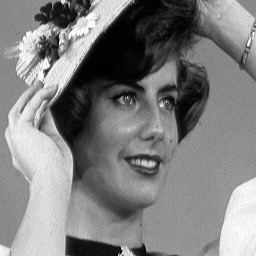
#> input picture images/femme.png, 256 x 256 px
$ python HPFandLPS.py
#> lines starting #> are read from the running program, lines starting #| are printed output that depends on the picture; after the words box and inside, x2 and y2 are one past the last pixel; in counts of white or black regions, pixels touching at a corner belong together
import cv2
import numpy as np
import matplotlib.pyplot as plt

# original image
original_image = cv2.imread('images/femme.png',0)
#> original_image is the input picture: shape (256, 256); min 0, max 255, mean 127.2

plt.imshow(original_image, cmap='gray')
plt.title('Original Image'), plt.xticks([]), plt.yticks([])
plt.axis('off')
plt.show()

# image in frequency domain
# Implement Fourier Transform to original_image
F = np.fft.fft2(original_image)
# [5 lines of commented-out code are left out]

Fshift = np.fft.fftshift(F)
plt.imshow(np.log1p(np.abs(Fshift)),
           cmap='gray')
plt.title('The spectrum of image after transforming Fourier'), plt.xticks([]), plt.yticks([])
plt.axis('off')
plt.show()
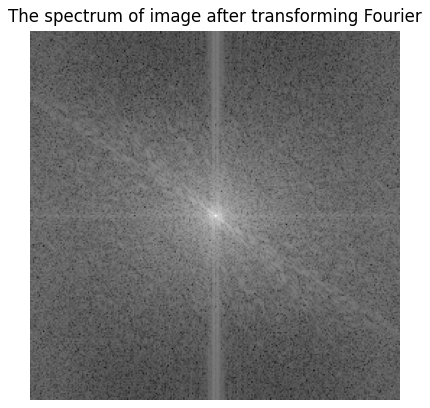
#> figure drawn by matplotlib, 1 panel


# Filter: Low pass filter
M,N = original_image.shape
#> M = 256; N = 256
H = np.zeros((M,N), dtype=np.float32)
# D0: Tần số cắt của bộ lọc, D0 càng bé, lọc càng ít tần số thấp => ảnh càng mờ so với ảnh gốc
D0 = 50

# u: 0 -> M-1
# v: 0 -> N-1
# H(u,v) = 1 if D(u,v) <= D0 else H(u,v) = 0
for u in range(M):
    for v in range(N):
        # Calculate D(u,v)
        D = np.sqrt((u-M/2)**2 + (v-N/2)**2)
        if D <= D0:
            H[u,v] = 1
        else:
            H[u,v] = 0
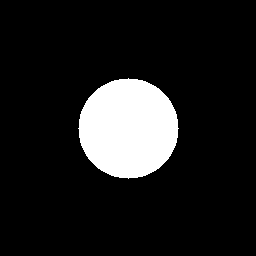
#> H: shape (256, 256) float32; values 0 (black) and 1 (white), 12% white; 1 white region, box (x1, y1, x2, y2) and area: (78, 78, 179, 179) 7845

# [28 lines of commented-out code are left out]
H = 1 - H

plt.imshow(H, cmap='gray')
plt.title('High pass filter'), plt.xticks([]), plt.yticks([])
plt.axis('off')
plt.show()
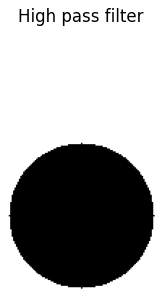
#> figure drawn by matplotlib, 1 panel

# Ideal High Pass Filtering
Gshift = Fshift * H
plt.imshow(np.log1p(np.abs(Gshift)),
           cmap='gray')
plt.title('The spectrum of image after filtering by High pass filter'), plt.xticks([]), plt.yticks([])
plt.axis('off')
plt.show()
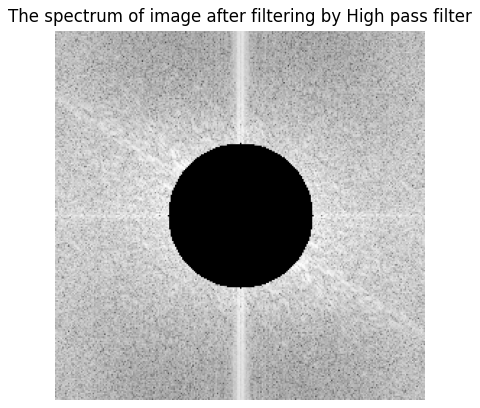
#> figure drawn by matplotlib, 1 panel

# Inverse Fourier Transform
G = np.fft.ifftshift(Gshift)
# plt.imshow(np.log1p(np.abs(G)),
#            cmap='gray')
# plt.axis('off')
# plt.show()

g = np.abs(np.fft.ifft2(G))
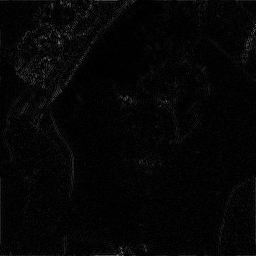
#> g: shape (256, 256) float64; min 6.18e-05, max 114.6, mean 5.6
plt.imshow(g, cmap='gray')
plt.title('The result after using High pass filter'), plt.xticks([]), plt.yticks([])
plt.axis('off')
plt.show()

$ run again, with images/cat.png copied over images/femme.png
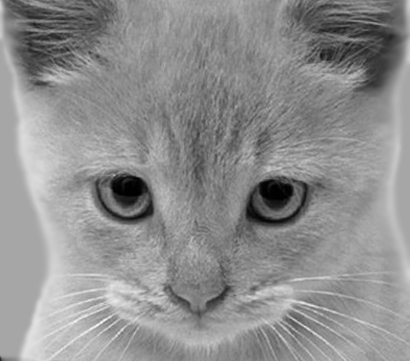
#> input picture images/cat.png, 410 x 361 px
#> original_image is the input picture: shape (361, 410); min 0, max 252, mean 142.9
#> after the loop `for u in range(M):`:
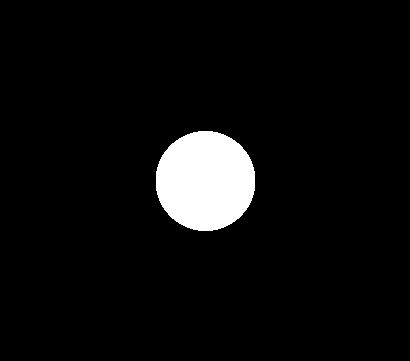
#> H: shape (361, 410) float32; values 0 (black) and 1 (white), 5.3% white; 1 white region, box (x1, y1, x2, y2) and area: (156, 131, 255, 231) 7856
#> `g = np.abs(np.fft.ifft2(G))`:
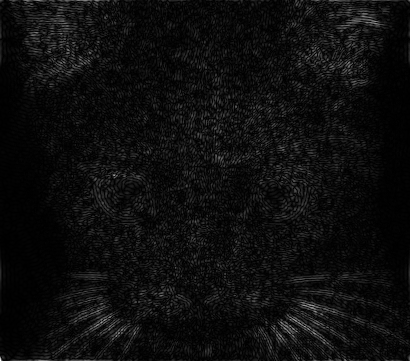
#> g: shape (361, 410) float64; min 0.00422, max 93.28, mean 5.2; drawn with min black and max white

$ run again, with images/dog.png copied over images/femme.png
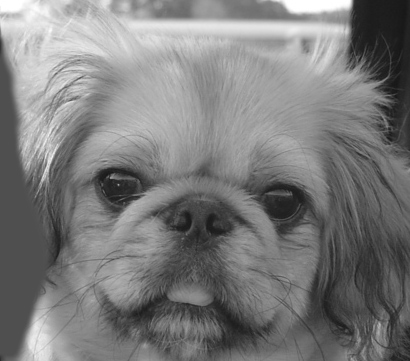
#> input picture images/dog.png, 410 x 361 px
#> original_image is the input picture: shape (361, 410); min 22, max 255, mean 123.6
#> after the loop `for u in range(M):`:
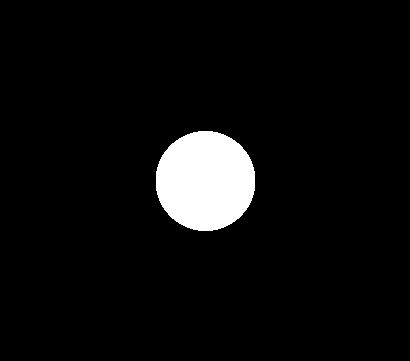
#> H: shape (361, 410) float32; values 0 (black) and 1 (white), 5.3% white; 1 white region, box (x1, y1, x2, y2) and area: (156, 131, 255, 231) 7856
#> `g = np.abs(np.fft.ifft2(G))`:
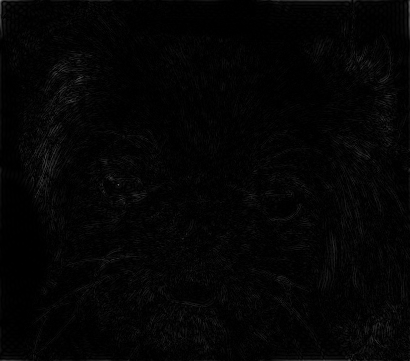
#> g: shape (361, 410) float64; min 0.00332, max 128.9, mean 4.7
